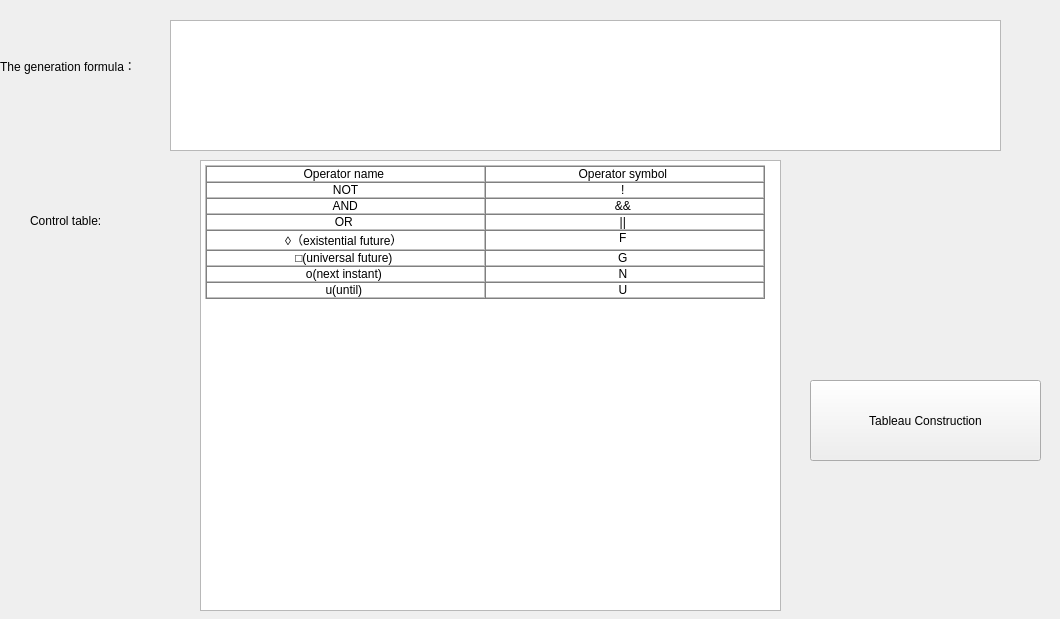
<?xml version="1.0" encoding="UTF-8"?>
<ui version="4.0">
 <class>Formula</class>
 <widget class="QWidget" name="Formula">
  <property name="geometry">
   <rect>
    <x>0</x>
    <y>0</y>
    <width>1060</width>
    <height>619</height>
   </rect>
  </property>
  <property name="windowTitle">
   <string>Form</string>
  </property>
  <widget class="QTextBrowser" name="textBrowser">
   <property name="geometry">
    <rect>
     <x>170</x>
     <y>20</y>
     <width>831</width>
     <height>131</height>
    </rect>
   </property>
  </widget>
  <widget class="QLabel" name="label">
   <property name="geometry">
    <rect>
     <x>0</x>
     <y>20</y>
     <width>161</width>
     <height>91</height>
    </rect>
   </property>
   <property name="text">
    <string>The generation formula：</string>
   </property>
  </widget>
  <widget class="QTextBrowser" name="textBrowser_2">
   <property name="geometry">
    <rect>
     <x>200</x>
     <y>160</y>
     <width>581</width>
     <height>451</height>
    </rect>
   </property>
   <property name="html">
    <string>&lt;!DOCTYPE HTML PUBLIC &quot;-//W3C//DTD HTML 4.0//EN&quot; &quot;http://www.w3.org/TR/REC-html40/strict.dtd&quot;&gt;
&lt;html&gt;&lt;head&gt;&lt;meta name=&quot;qrichtext&quot; content=&quot;1&quot; /&gt;&lt;style type=&quot;text/css&quot;&gt;
p, li { white-space: pre-wrap; }
&lt;/style&gt;&lt;/head&gt;&lt;body style=&quot; font-family:'SimSun'; font-size:9pt; font-weight:400; font-style:normal;&quot;&gt;
&lt;table border=&quot;1&quot; style=&quot; margin-top:0px; margin-bottom:0px; margin-left:0px; margin-right:0px;&quot; cellspacing=&quot;0&quot; cellpadding=&quot;0&quot;&gt;
&lt;tr&gt;
&lt;td width=&quot;277&quot; style=&quot; vertical-align:top; padding-left:0; padding-right:0; padding-top:0; padding-bottom:0;&quot;&gt;
&lt;p align=&quot;center&quot; style=&quot; margin-top:12px; margin-bottom:12px; margin-left:0px; margin-right:0px; -qt-block-indent:0; text-indent:0px;&quot;&gt;Operator name &lt;/p&gt;&lt;/td&gt;
&lt;td width=&quot;277&quot; style=&quot; vertical-align:top; padding-left:0; padding-right:0; padding-top:0; padding-bottom:0;&quot;&gt;
&lt;p align=&quot;center&quot; style=&quot; margin-top:12px; margin-bottom:12px; margin-left:0px; margin-right:0px; -qt-block-indent:0; text-indent:0px;&quot;&gt;Operator symbol &lt;/p&gt;&lt;/td&gt;&lt;/tr&gt;
&lt;tr&gt;
&lt;td style=&quot; vertical-align:top; padding-left:0; padding-right:0; padding-top:0; padding-bottom:0;&quot;&gt;
&lt;p align=&quot;center&quot; style=&quot; margin-top:12px; margin-bottom:12px; margin-left:0px; margin-right:0px; -qt-block-indent:0; text-indent:0px;&quot;&gt;&lt;span style=&quot; font-family:'宋体';&quot;&gt;NOT&lt;/span&gt;&lt;/p&gt;&lt;/td&gt;
&lt;td style=&quot; vertical-align:top; padding-left:0; padding-right:0; padding-top:0; padding-bottom:0;&quot;&gt;
&lt;p align=&quot;center&quot; style=&quot; margin-top:12px; margin-bottom:12px; margin-left:0px; margin-right:0px; -qt-block-indent:0; text-indent:0px;&quot;&gt;&lt;span style=&quot; font-family:'宋体';&quot;&gt;!&lt;/span&gt; &lt;/p&gt;&lt;/td&gt;&lt;/tr&gt;
&lt;tr&gt;
&lt;td style=&quot; vertical-align:top; padding-left:0; padding-right:0; padding-top:0; padding-bottom:0;&quot;&gt;
&lt;p align=&quot;center&quot; style=&quot; margin-top:12px; margin-bottom:12px; margin-left:0px; margin-right:0px; -qt-block-indent:0; text-indent:0px;&quot;&gt;&lt;span style=&quot; font-family:'宋体';&quot;&gt; AND &lt;/span&gt;&lt;/p&gt;&lt;/td&gt;
&lt;td style=&quot; vertical-align:top; padding-left:0; padding-right:0; padding-top:0; padding-bottom:0;&quot;&gt;
&lt;p align=&quot;center&quot; style=&quot; margin-top:12px; margin-bottom:12px; margin-left:0px; margin-right:0px; -qt-block-indent:0; text-indent:0px;&quot;&gt;&lt;span style=&quot; font-family:'宋体';&quot;&gt;&amp;amp;&amp;amp;&lt;/span&gt; &lt;/p&gt;&lt;/td&gt;&lt;/tr&gt;
&lt;tr&gt;
&lt;td style=&quot; vertical-align:top; padding-left:0; padding-right:0; padding-top:0; padding-bottom:0;&quot;&gt;
&lt;p align=&quot;center&quot; style=&quot; margin-top:12px; margin-bottom:12px; margin-left:0px; margin-right:0px; -qt-block-indent:0; text-indent:0px;&quot;&gt;&lt;span style=&quot; font-family:'宋体';&quot;&gt; OR &lt;/span&gt; &lt;/p&gt;&lt;/td&gt;
&lt;td style=&quot; vertical-align:top; padding-left:0; padding-right:0; padding-top:0; padding-bottom:0;&quot;&gt;
&lt;p align=&quot;center&quot; style=&quot; margin-top:12px; margin-bottom:12px; margin-left:0px; margin-right:0px; -qt-block-indent:0; text-indent:0px;&quot;&gt;&lt;span style=&quot; font-family:'宋体';&quot;&gt;||&lt;/span&gt; &lt;/p&gt;&lt;/td&gt;&lt;/tr&gt;
&lt;tr&gt;
&lt;td style=&quot; vertical-align:top; padding-left:0; padding-right:0; padding-top:0; padding-bottom:0;&quot;&gt;
&lt;p align=&quot;center&quot; style=&quot; margin-top:12px; margin-bottom:12px; margin-left:0px; margin-right:0px; -qt-block-indent:0; text-indent:0px;&quot;&gt;&lt;span style=&quot; font-family:'Cambria Math,serif';&quot;&gt;◊&lt;/span&gt;&lt;span style=&quot; font-family:'宋体';&quot;&gt;（existential future）&lt;/span&gt; &lt;/p&gt;&lt;/td&gt;
&lt;td style=&quot; vertical-align:top; padding-left:0; padding-right:0; padding-top:0; padding-bottom:0;&quot;&gt;
&lt;p align=&quot;center&quot; style=&quot; margin-top:12px; margin-bottom:12px; margin-left:0px; margin-right:0px; -qt-block-indent:0; text-indent:0px;&quot;&gt;&lt;span style=&quot; font-family:'宋体';&quot;&gt;F&lt;/span&gt; &lt;/p&gt;&lt;/td&gt;&lt;/tr&gt;
&lt;tr&gt;
&lt;td style=&quot; vertical-align:top; padding-left:0; padding-right:0; padding-top:0; padding-bottom:0;&quot;&gt;
&lt;p align=&quot;center&quot; style=&quot; margin-top:12px; margin-bottom:12px; margin-left:0px; margin-right:0px; -qt-block-indent:0; text-indent:0px;&quot;&gt;&lt;span style=&quot; font-family:'Cambria Math,serif';&quot;&gt;□&lt;/span&gt;&lt;span style=&quot; font-family:'宋体';&quot;&gt;(universal future)&lt;/span&gt; &lt;/p&gt;&lt;/td&gt;
&lt;td style=&quot; vertical-align:top; padding-left:0; padding-right:0; padding-top:0; padding-bottom:0;&quot;&gt;
&lt;p align=&quot;center&quot; style=&quot; margin-top:12px; margin-bottom:12px; margin-left:0px; margin-right:0px; -qt-block-indent:0; text-indent:0px;&quot;&gt;&lt;span style=&quot; font-family:'宋体';&quot;&gt;G&lt;/span&gt; &lt;/p&gt;&lt;/td&gt;&lt;/tr&gt;
&lt;tr&gt;
&lt;td style=&quot; vertical-align:top; padding-left:0; padding-right:0; padding-top:0; padding-bottom:0;&quot;&gt;
&lt;p align=&quot;center&quot; style=&quot; margin-top:12px; margin-bottom:12px; margin-left:0px; margin-right:0px; -qt-block-indent:0; text-indent:0px;&quot;&gt;&lt;a name=&quot;_Hlk514523343&quot;&gt;&lt;/a&gt;&lt;span style=&quot; font-family:'Cambria Math,serif';&quot;&gt;o&lt;/span&gt;&lt;span style=&quot; font-family:'宋体';&quot;&gt;(next instant)&lt;/span&gt; &lt;/p&gt;&lt;/td&gt;
&lt;td style=&quot; vertical-align:top; padding-left:0; padding-right:0; padding-top:0; padding-bottom:0;&quot;&gt;
&lt;p align=&quot;center&quot; style=&quot; margin-top:12px; margin-bottom:12px; margin-left:0px; margin-right:0px; -qt-block-indent:0; text-indent:0px;&quot;&gt;&lt;span style=&quot; font-family:'宋体';&quot;&gt;N&lt;/span&gt; &lt;/p&gt;&lt;/td&gt;&lt;/tr&gt;
&lt;tr&gt;
&lt;td style=&quot; vertical-align:top; padding-left:0; padding-right:0; padding-top:0; padding-bottom:0;&quot;&gt;
&lt;p align=&quot;center&quot; style=&quot; margin-top:12px; margin-bottom:12px; margin-left:0px; margin-right:0px; -qt-block-indent:0; text-indent:0px;&quot;&gt;&lt;span style=&quot; font-family:'Cambria Math,serif';&quot;&gt;u&lt;/span&gt;&lt;span style=&quot; font-family:'宋体';&quot;&gt;(until)&lt;/span&gt; &lt;/p&gt;&lt;/td&gt;
&lt;td style=&quot; vertical-align:top; padding-left:0; padding-right:0; padding-top:0; padding-bottom:0;&quot;&gt;
&lt;p align=&quot;center&quot; style=&quot; margin-top:12px; margin-bottom:12px; margin-left:0px; margin-right:0px; -qt-block-indent:0; text-indent:0px;&quot;&gt;&lt;span style=&quot; font-family:'宋体';&quot;&gt;U&lt;/span&gt; &lt;/p&gt;&lt;/td&gt;&lt;/tr&gt;&lt;/table&gt;&lt;/body&gt;&lt;/html&gt;</string>
   </property>
  </widget>
  <widget class="QLabel" name="label_2">
   <property name="geometry">
    <rect>
     <x>30</x>
     <y>200</y>
     <width>131</width>
     <height>41</height>
    </rect>
   </property>
   <property name="text">
    <string>Control table:</string>
   </property>
  </widget>
  <widget class="QPushButton" name="pushButton">
   <property name="geometry">
    <rect>
     <x>810</x>
     <y>380</y>
     <width>231</width>
     <height>81</height>
    </rect>
   </property>
   <property name="text">
    <string>Tableau Construction</string>
   </property>
  </widget>
 </widget>
 <resources/>
 <connections/>
</ui>
